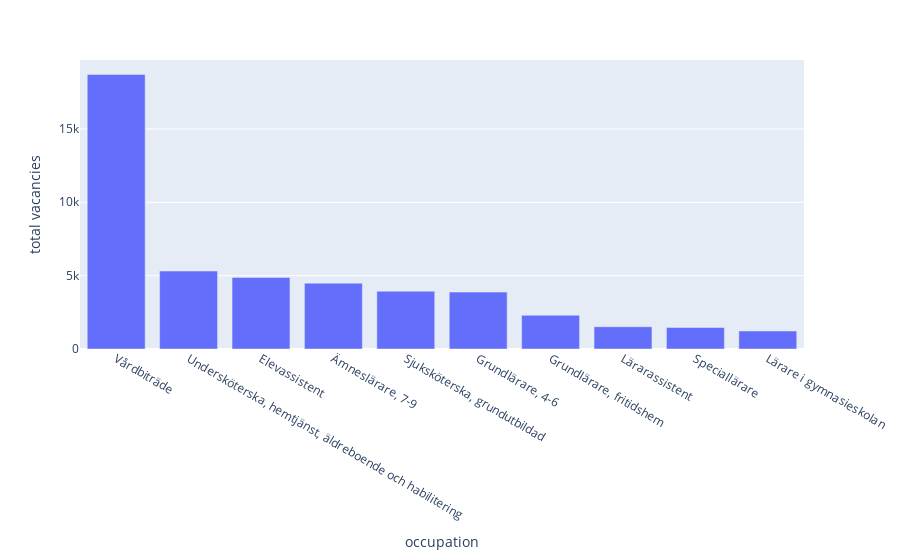

The cell this chart's notebook holds for it:
### Code cell
# vilken yrkesgrupp har högst andel lediga jobb? occ_group      barchart
top_occupation_groups = df_mart.groupby("occupation")["vacancies"].sum().sort_values(ascending=False).reset_index(name="total vacancies")
px.bar(top_occupation_groups.head(10), y="total vacancies", x="occupation")

### Figure 1 — Plotly figure (JSON) as saved in the notebook; plotly's stock layout.template omitted (floating-point values rounded to 4 significant figures)
{"data": [{"hovertemplate": "occupation=%{x}<br>total vacancies=%{y}<extra></extra>", "legendgroup": "", "marker": {"color": "#636efa", "pattern": {"shape": ""}}, "name": "", "orientation": "v", "showlegend": false, "textposition": "auto", "type": "bar", "x": ["Vårdbiträde", "Undersköterska, hemtjänst, äldreboende och habilitering", "Elevassistent", "Ämneslärare, 7-9", "Sjuksköterska, grundutbildad", "Grundlärare, 4-6", "Grundlärare, fritidshem", "Lärarassistent", "Speciallärare", "Lärare i gymnasieskolan"], "xaxis": "x", "y": [18714, 5313, 4879, 4489, 3938, 3878, 2299, 1516, 1464, 1229], "yaxis": "y"}], "layout": {"barmode": "relative", "legend": {"tracegroupgap": 0}, "margin": {"t": 60}, "xaxis": {"anchor": "y", "domain": [0, 1], "title": {"text": "occupation"}}, "yaxis": {"anchor": "x", "domain": [0, 1], "title": {"text": "total vacancies"}}}}
